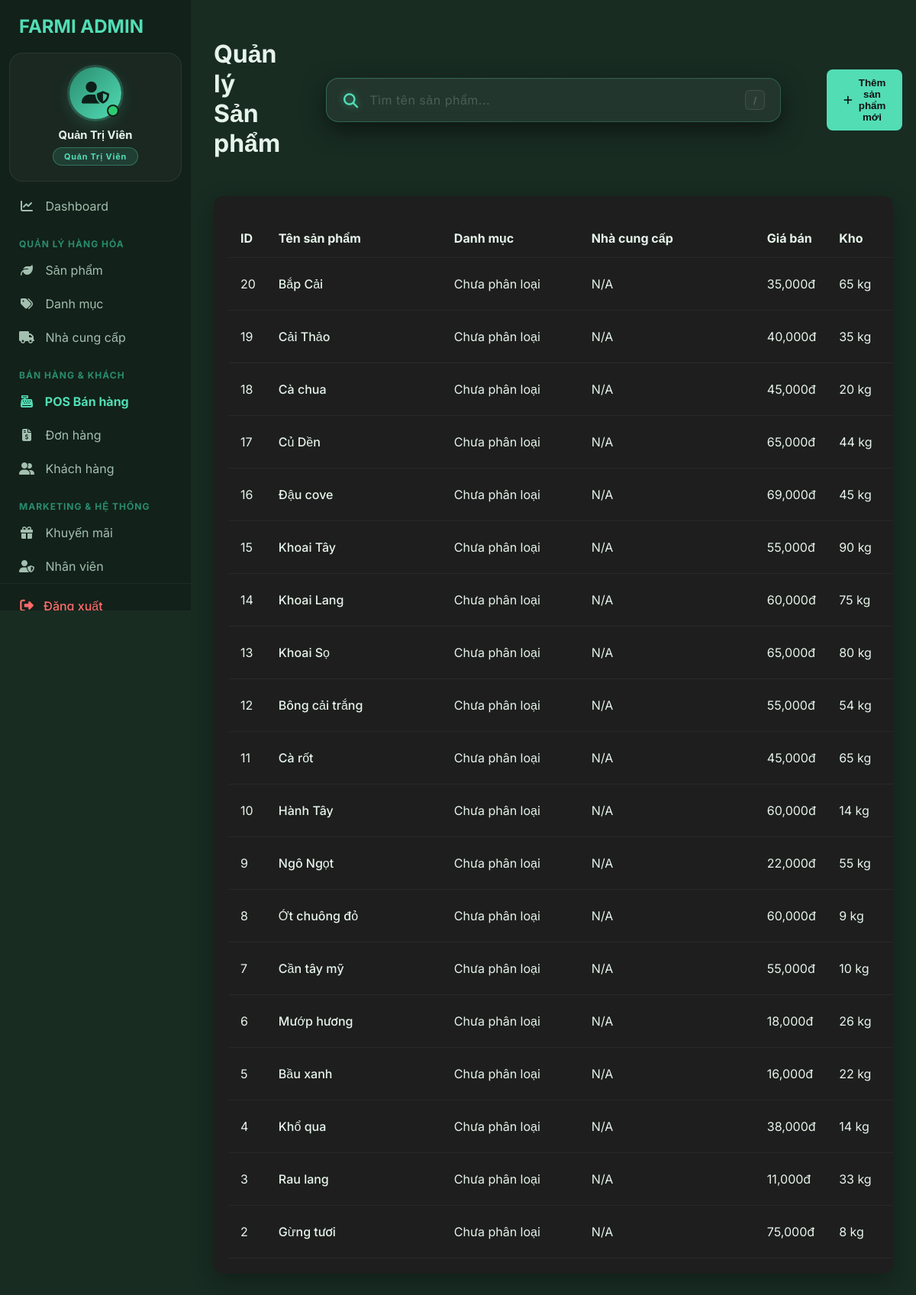
The page /public/index.php?url=product (signed in) on the database its author committed.
### tables this page shows
CREATE TABLE `san_pham` (
  `id` int(11) NOT NULL AUTO_INCREMENT,
  `id_danh_muc` int(11) DEFAULT NULL,
  `ten_san_pham` varchar(200) NOT NULL,
  `anh_san_pham` varchar(255) DEFAULT NULL,
  `gia_nhap` decimal(15,2) DEFAULT 0.00,
  `gia_ban` decimal(15,2) NOT NULL,
  `so_luong_kho` int(11) DEFAULT 0,
  `nguong_canh_bao` int(11) DEFAULT 5,
  `don_vi_tinh` varchar(50) DEFAULT 'kg',
  `trang_thai` tinyint(1) DEFAULT 1,
  `id_nha_cc` int(11) DEFAULT NULL,
  PRIMARY KEY (`id`),
  KEY `id_danh_muc` (`id_danh_muc`),
  CONSTRAINT `san_pham_ibfk_1` FOREIGN KEY (`id_danh_muc`) REFERENCES `danh_muc` (`id`) ON DELETE SET NULL
);

### app/controllers/ProductController.php (called while the page is built, shortened)
<?php
require_once __DIR__ . '/../core/Database.php';
require_once __DIR__ . '/../models/SanPham.php';
class ProductController {
    private $sanPham;
    public function __construct() {
        $database = new Database();
        $this->db = $database->getConnection();
        $this->sanPham = new SanPham($this->db);
    }
    public function view() {
        $stmt = $this->sanPham->read();
        $ds_sanpham = $stmt->fetchAll(PDO::FETCH_ASSOC);
        require_once __DIR__ . '/../../view/sanpham/index.php';
    }
}

### public/index.php (called while the page is built, shortened)
<?php
$router = new Router();
$router->run();

### app/core/Database.php (called while the page is built, shortened)
<?php
class Database {
    private $host = "localhost";
    private $db_name = "farmi_qly";
    private $username = "root";
    private $password = "";
    public function getConnection() {
        $this->conn = null;
        try {
            $this->conn = new PDO("mysql:host=" . $this->host . ";dbname=" . $this->db_name, $this->username, $this->password);
            $this->conn->exec("set names utf8");
            $this->conn->setAttribute(PDO::ATTR_ERRMODE, PDO::ERRMODE_EXCEPTION);
        } catch(PDOException $exception) {
            echo "Lỗi kết nối: " . $exception->getMessage();
        }
        return $this->conn;
    }
}

### app/models/SanPham.php (called while the page is built, shortened)
<?php
class SanPham {
    private $conn;
    private $table = "san_pham";
    public function __construct($db) {
        $this->conn = $db;
    }
    public function read() {
        $sql = "SELECT * FROM $this->table WHERE trang_thai = 1 ORDER BY id DESC";
        $stmt = $this->conn->prepare($sql);
        $stmt->execute();
        return $stmt;
    }
}

### view/sanpham/index.php (the view, shortened to what this page needs)
<?php
include __DIR__ . '/../layouts/header.php';
include __DIR__ . '/../layouts/sidebar.php';
?>
<link rel="stylesheet" href="/farmi-pos/public/css/sanpham.css?v=<?= time() ?>">
<div class="main-content">
    <div class="page-header">
        <h1 class="main-title">Quản lý Sản phẩm</h1>
        <div class="search-center-container">
            <div class="search-box">
                <i class="fas fa-search"></i>
                <input type="text" id="search-product-mgmt" placeholder="Tìm tên sản phẩm...">
            </div>
        </div>
        <button class="btn-add" onclick="openAddModal()">
            <i class="fas fa-plus"></i> Thêm sản phẩm mới
        </button>
    </div>
    <div class="table-container">
        <table class="custom-table">
            <thead>
                <tr>
                    <th>ID</th>
                    <th>Tên sản phẩm</th>
                    <th>Danh mục</th>
                    <th>Nhà cung cấp</th>
                    <th>Giá bán</th>
                    <th>Kho</th>
                    <th>Trạng thái</th>
                </tr>
            </thead>
            <tbody id="product-list">
                <?php if(isset($ds_sanpham) && !empty($ds_sanpham)): foreach($ds_sanpham as $sp): ?>
                <tr>
                    <td><?= $sp['id'] ?></td>
                    <td style="color: var(--primary-mint); font-weight: 500;">
                        <?= htmlspecialchars($sp['ten_san_pham']) ?>
                    </td>
                    <td><?= htmlspecialchars($sp['ten_danh_muc'] ?? 'Chưa phân loại') ?></td>
                    <td><?= htmlspecialchars($sp['ten_nha_cc'] ?? 'N/A') ?></td>
                    <td><?= number_format($sp['gia_ban']) ?>đ</td>
                    <td><?= $sp['so_luong_kho'] ?> <?= htmlspecialchars($sp['don_vi_tinh'] ?? '') ?></td>
                    <td>
                    </td>
                </tr>
                <?php endforeach; else: ?>
                <tr><td colspan="8" style="text-align:center">Không có sản phẩm nào được tìm thấy.</td></tr>
                <?php endif; ?>
            </tbody>
        </table>
    </div>
</div>
<?php include __DIR__ . '/../layouts/footer.php'; ?>

### public/css/dashboard.css (style rules this page uses)
:root { --color-bg-dark: #122119; --color-bg-main: #182C22; --color-bg-card: #203B2E; --color-text-primary: #E6F4EB; --color-text-muted: #A3BFB0; --color-mint-light: #52DDB5; --color-mint-dark: #2A8C6F; --transition-fast: 0.2s ease; }
body { background-color: var(--color-bg-main) !important; color: var(--color-text-primary) !important; font-family: 'Inter', sans-serif !important; margin: 0; }
.main-content { padding: 30px; background-color: var(--color-bg-main); }
.main-title { font-weight: 700; font-size: 2rem; margin-bottom: 25px; }
.custom-table { width: 100%; border-collapse: collapse; }
.custom-table th, .custom-table td { padding: 15px; text-align: left; border-bottom: 1px solid rgba(255, 255, 255, 0.05); }
.main-content { margin-left: 250px; min-height: 100vh; }

### public/css/sanpham.css (style rules this page uses)
:root { --primary: #52DDB5; --primary-hover: #45c4a0; --bg-dark: #121212; --card-bg: #1E1E1E; --input-bg: #2A2A2A; --text-muted: #A3BFB0; --border-color: rgba(255, 255, 255, 0.1); --transition: all 0.3s ease; }
.page-header { display: flex; justify-content: space-between; align-items: center; margin-bottom: 25px; }
.search-center-container { flex: 1; display: flex; justify-content: center; padding: 0 60px; }
.search-box { position: relative; background: rgba(15, 23, 21, 0.6) !important; backdrop-filter: blur(15px); border: 1px solid rgba(82, 221, 181, 0.15) !important; border-radius: 16px; padding: 2px 22px; display: flex; align-items: center; gap: 15px; min-width: 550px; height: 52px; transition: all 0.5s cubic-bezier(0.23, 1, 0.32, 1); box-shadow: 0 10px 30px rgba(0, 0, 0, 0.5), inset 0 1px 1px rgba(255, 255, 255, 0.05); }
.search-box::before { content: ''; position: absolute; inset: -1px; border-radius: 16px; padding: 1px; background: linear-gradient(135deg, rgba(82, 221, 181, 0.3), transparent, rgba(82, 221, 181, 0.1)); -webkit-mask: linear-gradient(#fff 0 0) content-box, linear-gradient(#fff 0 0); mask: linear-gradient(#fff 0 0) content-box, linear-gradient(#fff 0 0); -webkit-mask-composite: xor; mask-composite: exclude; pointer-events: none; opacity: 0.5; transition: opacity 0.4s; }
.search-box i { color: var(--primary); font-size: 1.2rem; filter: drop-shadow(0 0 5px rgba(82, 221, 181, 0.5)); transition: all 0.4s ease; }
.search-box input#search-product-mgmt { background: transparent !important; border: none !important; outline: none !important; box-shadow: none !important; color: #ffffff !important; font-family: 'Inter', sans-serif !important; font-size: 1rem; font-weight: 500; width: 100%; height: 100%; padding: 0 !important; margin: 0 !important; letter-spacing: 0.5px; }
.search-box input::placeholder { color: rgba(163, 191, 176, 0.3); font-weight: 400; }
.search-box::after { content: '/'; position: absolute; right: 20px; width: 24px; height: 24px; display: flex; align-items: center; justify-content: center; background: rgba(255, 255, 255, 0.03); border: 1px solid rgba(255, 255, 255, 0.1); border-radius: 6px; color: rgba(163, 191, 176, 0.3); font-size: 0.75rem; font-weight: 700; pointer-events: none; transition: all 0.3s; }
.btn-add { background: var(--primary); color: #121212; border: none; padding: 10px 22px; border-radius: 8px; font-weight: 700; cursor: pointer; transition: var(--transition); display: flex; align-items: center; gap: 8px; }
.table-container { background: var(--card-bg); border-radius: 12px; padding: 20px; box-shadow: 0 10px 30px rgba(0,0,0,0.3); overflow-x: auto; }
.custom-table { width: 100%; min-width: 900px; border-collapse: collapse; margin-top: 10px; }
.custom-table th, .custom-table td { padding: 15px 15px; text-align: left; white-space: nowrap !important; vertical-align: middle; }
.custom-table td:nth-child(2) { white-space: normal !important; min-width: 200px; max-width: 350px; }
.custom-table td:nth-child(3) { min-width: 150px; }
.custom-table td:nth-child(4) { white-space: normal !important; min-width: 200px; max-width: 280px; }

### view/layouts/header.php (style rules this page uses)
body { font-family: 'Inter', sans-serif; margin: 0; padding: 0; background-color: #121212; }

### view/sanpham/index.php (style rules this page uses)
.search-box { background: rgba(255, 255, 255, 0.05) !important; border: 1px solid rgba(82, 221, 181, 0.2) !important; }
.search-box input#search-product-mgmt { background: transparent !important; background-color: transparent !important; border: none !important; box-shadow: none !important; color: #fff !important; outline: none !important; -webkit-appearance: none; }

### rows shown on the page
san_pham: id "20", ten_san_pham "Bắp Cải", ten_danh_muc "Chưa phân loại", ten_nha_cc "N/A", gia_ban "35,000", so_luong_kho "65", don_vi_tinh "kg"
san_pham: id "19", ten_san_pham "Cải Thảo", ten_danh_muc "Chưa phân loại", ten_nha_cc "N/A", gia_ban "40,000", so_luong_kho "35", don_vi_tinh "kg"
san_pham: id "18", ten_san_pham "Cà chua", ten_danh_muc "Chưa phân loại", ten_nha_cc "N/A", gia_ban "45,000", so_luong_kho "20", don_vi_tinh "kg"
san_pham: id "17", ten_san_pham "Củ Dền", ten_danh_muc "Chưa phân loại", ten_nha_cc "N/A", gia_ban "65,000", so_luong_kho "44", don_vi_tinh "kg"
san_pham: id "16", ten_san_pham "Đậu cove", ten_danh_muc "Chưa phân loại", ten_nha_cc "N/A", gia_ban "69,000", so_luong_kho "45", don_vi_tinh "kg"
san_pham: id "15", ten_san_pham "Khoai Tây", ten_danh_muc "Chưa phân loại", ten_nha_cc "N/A", gia_ban "55,000", so_luong_kho "90", don_vi_tinh "kg"
san_pham: id "14", ten_san_pham "Khoai Lang", ten_danh_muc "Chưa phân loại", ten_nha_cc "N/A", gia_ban "60,000", so_luong_kho "75", don_vi_tinh "kg"
san_pham: id "13", ten_san_pham "Khoai Sọ", ten_danh_muc "Chưa phân loại", ten_nha_cc "N/A", gia_ban "65,000", so_luong_kho "80", don_vi_tinh "kg"
san_pham: id "12", ten_san_pham "Bông cải trắng", ten_danh_muc "Chưa phân loại", ten_nha_cc "N/A", gia_ban "55,000", so_luong_kho "54", don_vi_tinh "kg"
san_pham: id "11", ten_san_pham "Cà rốt", ten_danh_muc "Chưa phân loại", ten_nha_cc "N/A", gia_ban "45,000", so_luong_kho "65", don_vi_tinh "kg"
san_pham: id "10", ten_san_pham "Hành Tây", ten_danh_muc "Chưa phân loại", ten_nha_cc "N/A", gia_ban "60,000", so_luong_kho "14", don_vi_tinh "kg"
san_pham: id "9", ten_san_pham "Ngô Ngọt", ten_danh_muc "Chưa phân loại", ten_nha_cc "N/A", gia_ban "22,000", so_luong_kho "55", don_vi_tinh "kg"
san_pham: id "8", ten_san_pham "Ớt chuông đỏ", ten_danh_muc "Chưa phân loại", ten_nha_cc "N/A", gia_ban "60,000", so_luong_kho "9", don_vi_tinh "kg"
san_pham: id "7", ten_san_pham "Cần tây mỹ", ten_danh_muc "Chưa phân loại", ten_nha_cc "N/A", gia_ban "55,000", so_luong_kho "10", don_vi_tinh "kg"
san_pham: id "6", ten_san_pham "Mướp hương", ten_danh_muc "Chưa phân loại", ten_nha_cc "N/A", gia_ban "18,000", so_luong_kho "26", don_vi_tinh "kg"
san_pham: id "5", ten_san_pham "Bầu xanh", ten_danh_muc "Chưa phân loại", ten_nha_cc "N/A", gia_ban "16,000", so_luong_kho "22", don_vi_tinh "kg"
san_pham: id "4", ten_san_pham "Khổ qua", ten_danh_muc "Chưa phân loại", ten_nha_cc "N/A", gia_ban "38,000", so_luong_kho "14", don_vi_tinh "kg"
san_pham: id "3", ten_san_pham "Rau lang", ten_danh_muc "Chưa phân loại", ten_nha_cc "N/A", gia_ban "11,000", so_luong_kho "33", don_vi_tinh "kg"
san_pham: id "2", ten_san_pham "Gừng tươi", ten_danh_muc "Chưa phân loại", ten_nha_cc "N/A", gia_ban "75,000", so_luong_kho "8", don_vi_tinh "kg"

### other values the page prints
$fullname "Quản Trị Viên"
$roleLabel "Quản Trị Viên"
